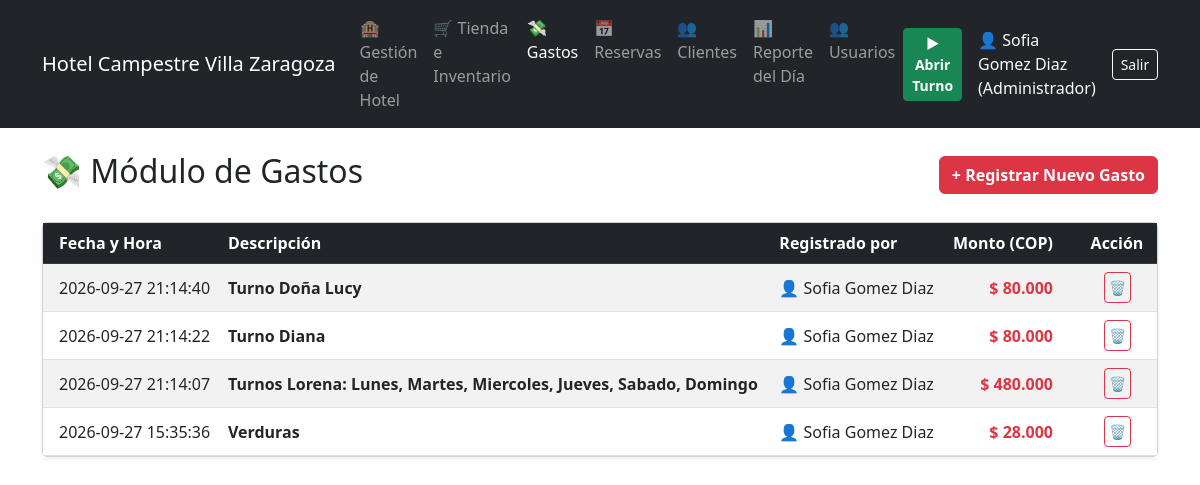
The app's page /gastos (signed in) with its own data.
### tables this page shows
CREATE TABLE usuarios (
            id INTEGER PRIMARY KEY AUTOINCREMENT,
            cedula TEXT UNIQUE NOT NULL,
            nombre TEXT NOT NULL,
            password TEXT NOT NULL,
            rol TEXT NOT NULL
        );

CREATE TABLE gastos (
            id INTEGER PRIMARY KEY AUTOINCREMENT,
            descripcion TEXT NOT NULL,
            monto REAL NOT NULL,
            usuario_id INTEGER,
            fecha TIMESTAMP DEFAULT CURRENT_TIMESTAMP
        );

### app.py (the view)
@app.route('/gastos')
def gastos():
    conn = get_db_connection()
    gastos_list = conn.execute('''
        SELECT g.id, g.descripcion, g.monto, datetime(g.fecha, 'localtime') as fecha, u.nombre
        FROM gastos g
        LEFT JOIN usuarios u ON g.usuario_id = u.id
        ORDER BY g.fecha DESC LIMIT 100
    ''').fetchall()
    conn.close()
    return render_template('gastos.html', gastos=gastos_list)

### app.py (called while the page is built, shortened)
def get_db_connection():
    conn = sqlite3.connect(db_path)
    conn.row_factory = sqlite3.Row
    return conn

@app.before_request
def require_login():
    if request.method == 'POST':
        conn = get_db_connection()
        conn.execute("UPDATE configuracion SET valor = ? WHERE clave = 'last_update'", (str(time.time()),))
        conn.commit()
        conn.close()
    allowed_routes = ['login', 'static']
    if request.endpoint not in allowed_routes and 'usuario_id' not in session:
        return redirect(url_for('login'))

@app.context_processor
def inject_totales():
    if 'usuario_id' in session:
        conn = get_db_connection()
        turno_abierto = conn.execute("SELECT * FROM turnos WHERE estado = 'Abierto' ORDER BY id DESC LIMIT 1").fetchone()
        base_caja_hoy = 0
        gran_total_hoy = 0
        turno_id = None
        conn.close()
        return dict(gran_total_hoy=gran_total_hoy, base_caja_hoy=base_caja_hoy, turno_activo=turno_abierto is not None, turno_id=turno_id)
    return dict()

### templates/gastos.html (shortened to what this page needs)
{% extends 'base.html' %}
{% block content %}
<div class="d-flex justify-content-between align-items-center mb-4">
    <h2>💸 Módulo de Gastos</h2>
    <button class="btn btn-danger fw-bold" type="button" data-bs-toggle="collapse" data-bs-target="#collapseGasto">
        + Registrar Nuevo Gasto
    </button>
</div>
<div class="card shadow-sm">
    <div class="card-body p-0">
        <table class="table table-striped table-hover align-middle mb-0">
            <thead class="table-dark">
                <tr>
                    <th class="ps-3">Fecha y Hora</th>
                    <th>Descripción</th>
                    <th>Registrado por</th>
                    <th class="text-end pe-4">Monto (COP)</th>
                    {% if session.get('usuario_rol') == 'Administrador' %}
                    <th class="text-center" style="width: 80px;">Acción</th>
                    {% endif %}
                </tr>
            </thead>
            <tbody>
                {% for g in gastos %}
                <tr>
                    <td class="ps-3">{{ g.fecha }}</td>
                    <td class="fw-bold">{{ g.descripcion }}</td>
                    <td>👤 {{ g.nombre if g.nombre else 'Desconocido' }}</td>
                    <td class="text-end fw-bold text-danger pe-4">$ {{ "{:,.0f}".format(g.monto).replace(',', '.') }}</td>
                    {% if session.get('usuario_rol') == 'Administrador' %}
                    <td class="text-center">
                        <form action="{{ url_for('eliminar_gasto', id=g.id) }}" method="POST" class="d-inline" onsubmit="return confirm('¿Seguro que deseas eliminar este gasto del registro?');">
                            <button type="submit" class="btn btn-sm btn-outline-danger p-1" title="Eliminar Gasto">🗑️</button>
                        </form>
                    </td>
                    {% endif %}
                </tr>
                {% else %}
                <tr>
                    <td colspan="5" class="text-center text-muted py-4">No hay gastos registrados.</td>
                </tr>
                {% endfor %}
            </tbody>
        </table>
    </div>
</div>
{% endblock %}

### templates/base.html (shortened to what this page needs)
<!DOCTYPE html>
<html lang="es">
<head>
    <link href="https://cdn.jsdelivr.net/npm/bootstrap@5.3.0/dist/css/bootstrap.min.css" rel="stylesheet">
</head>
<body>
<nav class="navbar navbar-expand-lg navbar-dark bg-dark mb-4">
    <div class="container">
        <a class="navbar-brand" href="/">Hotel Campestre Villa Zaragoza</a>
        <div class="collapse navbar-collapse" id="navbarNav">
            {% if session.get('usuario_id') %}
            <ul class="navbar-nav me-auto">
                <li class="nav-item">
                    <a class="nav-link {% if request.endpoint == 'hotel' %}active{% endif %}" href="{{ url_for('hotel') }}">🏨 Gestión de Hotel</a>
                </li>
                <li class="nav-item">
                    <a class="nav-link {% if request.endpoint == 'tienda' %}active{% endif %}" href="{{ url_for('tienda') }}">🛒 Tienda e Inventario</a>
                </li>
                <li class="nav-item">
                    <a class="nav-link {% if request.endpoint == 'gastos' %}active{% endif %}" href="{{ url_for('gastos') }}">💸 Gastos</a>
                </li>
                <li class="nav-item">
                    <a class="nav-link {% if request.endpoint == 'reservas' %}active{% endif %}" href="{{ url_for('reservas') }}">📅 Reservas</a>
                </li>
                <li class="nav-item">
                    <a class="nav-link {% if request.endpoint == 'clientes' %}active{% endif %}" href="{{ url_for('clientes') }}">👥 Clientes</a>
                </li>
                {% if session.get('usuario_rol') == 'Administrador' %}
                <li class="nav-item">
                    <a class="nav-link {% if request.endpoint == 'reporte_dia' %}active{% endif %}" href="{{ url_for('reporte_dia') }}">📊 Reporte del Día</a>
                </li>
                <li class="nav-item">
                    <a class="nav-link {% if request.endpoint == 'usuarios' %}active{% endif %}" href="{{ url_for('usuarios') }}">👥 Usuarios</a>
                </li>
                {% endif %}
            </ul>
            <div class="d-flex align-items-center">
                {% if turno_activo %}
                    <span class="badge bg-warning text-dark me-2 fs-6" title="Base inicial del turno">💵 Base: $ {{ "{:,.0f}".format(base_caja_hoy).replace(',', '.') }}</span>
                    {% if session.get('usuario_rol') == 'Empleado' %}
                        <span class="badge bg-success me-3 fs-6">Vendido: $ {{ "{:,.0f}".format(gran_total_hoy).replace(',', '.') }}</span>
                    {% endif %}
                    <form action="{{ url_for('cerrar_turno') }}" method="POST" class="d-inline" onsubmit="return confirm('¿Seguro que deseas CERRAR este turno? Se registrará la entrega de caja.');">
                        <button type="submit" class="btn btn-sm btn-danger fw-bold me-3">Cerrar Turno</button>
                    </form>
                {% else %}
                    <button type="button" class="btn btn-sm btn-success fw-bold me-3" data-bs-toggle="modal" data-bs-target="#baseCajaModal">
                        ▶ Abrir Turno
                    </button>
                {% endif %}
                <span class="text-light me-3">👤 {{ session.get('usuario_nombre') }} ({{ session.get('usuario_rol') }})</span>
                <a href="{{ url_for('logout') }}" class="btn btn-outline-light btn-sm">Salir</a>
            </div>
            {% endif %}
        </div>
    </div>
</nav>
<div class="container">
    {% block content %}
    {% endblock %}
</div>
</body>
</html>

### records on screen
usuarios: get "Sofia Gomez Diaz", get "Administrador"
gastos: fecha "2026-09-27 21:14:40", descripcion "Turno Doña Lucy", nombre "Sofia Gomez Diaz", monto "80.000"
gastos: fecha "2026-09-27 21:14:22", descripcion "Turno Diana", nombre "Sofia Gomez Diaz", monto "80.000"
gastos: fecha "2026-09-27 21:14:07", descripcion "Turnos Lorena: Lunes, Martes, Miercoles, Jueves, Sabado, Domingo", nombre "Sofia Gomez Diaz", monto "480.000"
gastos: fecha "2026-09-27 15:35:36", descripcion "Verduras", nombre "Sofia Gomez Diaz", monto "28.000"
